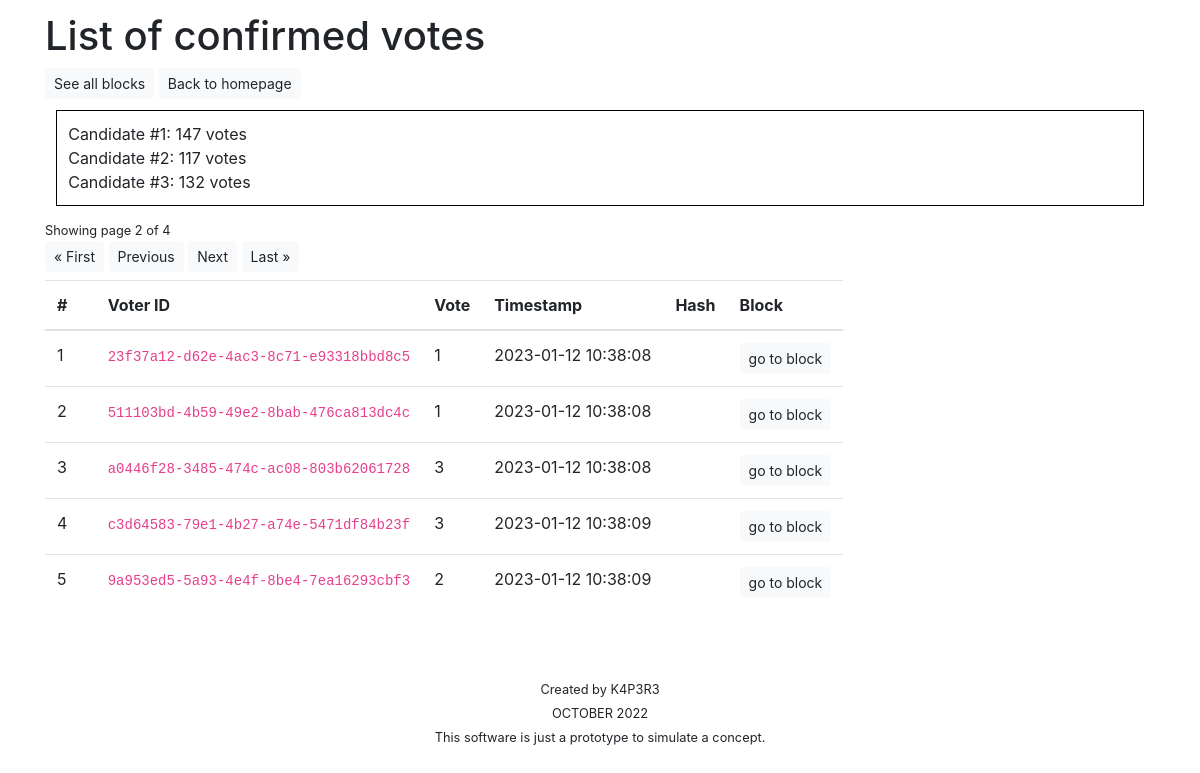
Page /sim/transactions/?page=2 on the committed database.
### simulation/models.py (models this page shows)
class Vote(models.Model):
    id = models.UUIDField(primary_key=True, default=uuid.uuid4)
    vote = models.IntegerField(default=get_vote)
    timestamp = models.FloatField(default=get_timestamp)
    block_id = models.IntegerField(null=True)
    def __str__(self):
        return "{}|{}|{}".format(self.id, self.vote, self.timestamp)

### simulation/views.py (the view)
# urls.py: path('transactions/', views.transactions, name='transactions'),
def transactions(request):
    vote_list = Vote.objects.all().order_by('timestamp')
    paginator = Paginator(vote_list, 100, orphans=20, allow_empty_first_page=True)
    page = request.GET.get('page')
    votes = paginator.get_page(page)
    hashes = [SHA3_256.new(str(v).encode('utf-8')).hexdigest() for v in votes]
    block_hashes = []
    for i in range(0, len(votes)):
        try:
            b = Block.objects.get(id=votes[i].block_id)
            h = b.h
        except:
            h = 404
        block_hashes.append(h)
    votes_pg = votes # for pagination
    votes = zip(votes, hashes, block_hashes)
    result = []
    for i in range(0, 3):
        try:
            r = Vote.objects.filter(vote=i+1).count()
        except:
            r = 0
        result.append(r)
    context = {
        'votes': votes,
        'result': result,
        'votes_pg': votes_pg,
    }
    return render(request, 'simulation/transactions.html', context)

### simulation/templatetags/sim_filters.py (called while the page is built)
@register.filter
def unix_to_date(val):
    return datetime.datetime.fromtimestamp(val)

### simulation/templates/simulation/transactions.html (shortened to what this page needs)
{% extends 'base.html' %}
{% load sim_filters %}
{% block body_bl %}
<div class="container">
    <h1>List of confirmed votes</h1>
    <a class="btn btn-light btn-sm" href="{% url 'simulation:blockchain' %}" role="button">See all blocks</a>
    <a class="btn btn-light btn-sm" href="{% url 'welcome:home' %}" role="button">Back to homepage</a>
    <div style="margin:1%; padding:1%; border:1px solid black;">
        {% for r in result %}
            Candidate #{{ forloop.counter }}: {{ r }} votes<br>
        {% endfor %}
    </div>
    <small>Showing page {{ votes_pg.number }} of {{ votes_pg.paginator.num_pages }}</small>
    <div class="pagination pb-2">
        <span class="step-links">
            {% if votes_pg.has_previous %}
                <a class="btn btn-light btn-sm" href="?page=1" role="button">&laquo; First</a>
                <a class="btn btn-light btn-sm" href="?page={{ votes_pg.previous_page_number }}" role="button">Previous</a>
            {% endif %}
            {% if votes_pg.has_next %}
                <a class="btn btn-light btn-sm" href="?page={{ votes_pg.next_page_number }}" role="button">Next</a>
                <a class="btn btn-light btn-sm" href="?page={{ votes_pg.paginator.num_pages }}" role="button">Last &raquo;</a>
            {% endif %}
        </span>
    </div>
    <table class="table table-hover">
        <thead>
            <tr>
                <th scope="col">#</th>
                <th scope="col">Voter ID</th>
                <th scope="col">Vote</th>
                <th scope="col">Timestamp</th>
                <th scope="col">Hash</th>
                <th scope="col">Block</th>
            </tr>
        </thead>
        <tbody>
            {% for ballot, h, bh in votes %}
            <tr>
                <td>{{ forloop.counter }}</td>
                <td><code>{{ ballot.id }}</code></th>
                <td>{{ ballot.vote }}</td>
                <td>{{ ballot.timestamp|unix_to_date|date:"Y-m-d H:i:s" }}</td>
                <td title="{{ h }}"><code>{{ h|truncatechars:20 }}</code></td>
                <td><a class="btn btn-light btn-sm" href="{% url 'simulation:block_detail' block_hash=bh %}" role="button">go to block</a></td>
            </tr>
            {% empty %}
                <p>No record.</p>
            {% endfor %}
        </tbody>
    </table>
</div>
{% endblock %}

### static/css/main.css (style rules this page uses)
body { padding-top: 1%; padding-bottom: 1%; }
table { display: block; overflow: auto; height: 320px; white-space: nowrap; }

### rows in the picture
Vote: id "23f37a12-d62e-4ac3-8c71-e93318bbd8c5", vote "1", timestamp|unix_to_date "2023-01-12 10:38:08"
Vote: id "511103bd-4b59-49e2-8bab-476ca813dc4c", vote "1", timestamp|unix_to_date "2023-01-12 10:38:08"
Vote: id "a0446f28-3485-474c-ac08-803b62061728", vote "3", timestamp|unix_to_date "2023-01-12 10:38:08"
Vote: id "c3d64583-79e1-4b27-a74e-5471df84b23f", vote "3", timestamp|unix_to_date "2023-01-12 10:38:09"
Vote: id "9a953ed5-5a93-4e4f-8be4-7ea16293cbf3", vote "2", timestamp|unix_to_date "2023-01-12 10:38:09"

### other values in the picture
{{ r }} "147" "117" "132"
{{ votes_pg.number }} "2"
{{ votes_pg.paginator.num_pages }} "4"
